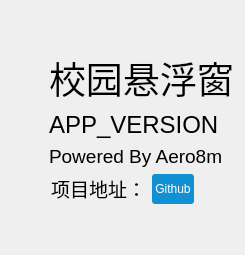
     <widget class="QWidget" name="tab_2">
      <attribute name="title">
       <string>关于</string>
      </attribute>
      <layout class="QVBoxLayout" name="verticalLayout_2" stretch="0,11,3,10">
       <item>
        <spacer name="verticalSpacer_2">
         <property name="orientation">
          <enum>Qt::Orientation::Vertical</enum>
         </property>
         <property name="sizeHint" stdset="0">
          <size>
           <width>20</width>
           <height>40</height>
          </size>
         </property>
        </spacer>
       </item>
       <item>
        <layout class="QHBoxLayout" name="horizontalLayout_5">
         <item>
          <widget class="ClickLabel" name="label">
           <property name="styleSheet">
            <string notr="true">image: url(&quot;:/res/icon.png&quot;);</string>
           </property>
           <property name="text">
            <string/>
           </property>
          </widget>
         </item>
         <item>
          <layout class="QVBoxLayout" name="verticalLayout_3" stretch="3,3,3">
           <item>
            <widget class="QLabel" name="label_3">
             <property name="font">
              <font>
               <pointsize>28</pointsize>
              </font>
             </property>
             <property name="text">
              <string>校园悬浮窗</string>
             </property>
            </widget>
           </item>
           <item>
            <widget class="QLabel" name="label_4">
             <property name="font">
              <font>
               <pointsize>18</pointsize>
              </font>
             </property>
             <property name="text">
              <string>APP_VERSION</string>
             </property>
            </widget>
           </item>
           <item>
            <widget class="QLabel" name="label_5">
             <property name="font">
              <font>
               <pointsize>14</pointsize>
              </font>
             </property>
             <property name="text">
              <string>Powered By Aero8m</string>
             </property>
            </widget>
           </item>
          </layout>
         </item>
        </layout>
       </item>
       <item>
        <layout class="QHBoxLayout" name="horizontalLayout_8" stretch="1,0,1,1">
         <item>
          <spacer name="horizontalSpacer">
           <property name="orientation">
            <enum>Qt::Orientation::Horizontal</enum>
           </property>
           <property name="sizeHint" stdset="0">
            <size>
             <width>40</width>
             <height>20</height>
            </size>
           </property>
          </spacer>
         </item>
         <item>
          <widget class="QLabel" name="label_6">
           <property name="font">
            <font>
             <pointsize>14</pointsize>
            </font>
           </property>
           <property name="text">
            <string>&lt;html&gt;&lt;head/&gt;&lt;body&gt;&lt;p&gt;项目地址：&lt;/p&gt;&lt;/body&gt;&lt;/html&gt;</string>
           </property>
           <property name="alignment">
            <set>Qt::AlignmentFlag::AlignCenter</set>
           </property>
          </widget>
         </item>
         <item>
          <widget class="QPushButton" name="pushButton_3">
           <property name="minimumSize">
            <size>
             <width>0</width>
             <height>30</height>
            </size>
           </property>
           <property name="styleSheet">
            <string notr="true">QPushButton{
	border-radius: 3px; /* 边框圆角 */
	color:#ffffff;
	background-color: #1191d3; /* 背景颜色 */
	padding:3px;

}
QPushButton:hover{
background:rgb(11, 96, 139);
}
</string>
           </property>
           <property name="text">
            <string>Github</string>
           </property>
           <property name="icon">
            <iconset resource="../res.qrc">
             <normaloff>:/res/github.png</normaloff>:/res/github.png</iconset>
           </property>
          </widget>
         </item>
         <item>
          <spacer name="horizontalSpacer_2">
           <property name="orientation">
            <enum>Qt::Orientation::Horizontal</enum>
           </property>
           <property name="sizeHint" stdset="0">
            <size>
             <width>40</width>
             <height>20</height>
            </size>
           </property>
          </spacer>
         </item>
        </layout>
       </item>
       <item>
        <spacer name="verticalSpacer">
         <property name="orientation">
          <enum>Qt::Orientation::Vertical</enum>
         </property>
         <property name="sizeHint" stdset="0">
          <size>
           <width>20</width>
           <height>40</height>
          </size>
         </property>
        </spacer>
       </item>
      </layout>
     </widget>
